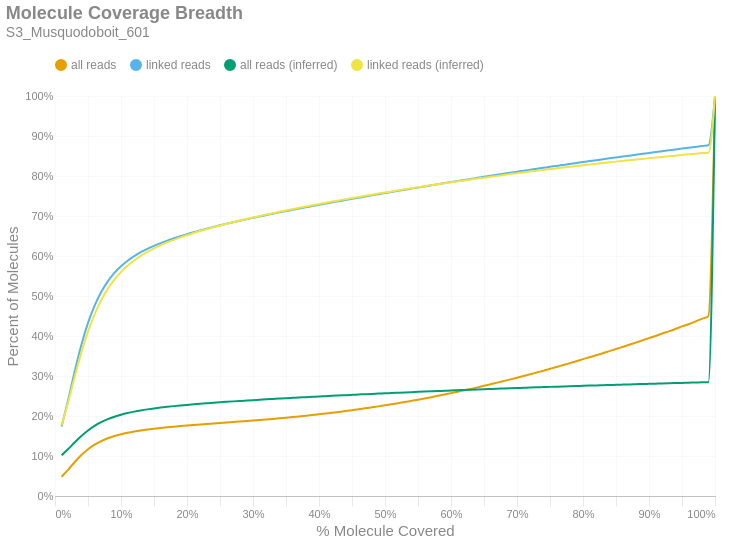

Notebook source saved alongside this figure:
### Markdown cell above
### Molecule Read Coverage
This chart shows molecule coverage breadth as computed by the number of bases aligned to that molecule. In other words, "*how much of each unique long molecule is actually sequenced/aligned?*" Keep in mind there is a distinction between sequences and alignments, since some sequences belonging to a particular molecule may not align well and wouldn't appear in the alignment data. This chart also shows molecule coverage breadth as computed by the *inferred fragment* from which the aligned sequences originate. Unlike read coverage, this calculation takes into account the total insert size, including unsequenced gaps between the forward and reverse reads. Like the previous figures, these are cumulative percents.

### Code cell
if SKIPLR:
    print_html(f"Skipped")
else:
    binned_df = consolidated_hist(valids['coverage_bp'], mask, 0.01, True)
    binned_df_inf = consolidated_hist(valids['coverage_inserts'], mask, 0.01, True)
    binned_df = binned_df.with_columns(pl.lit(binned_df_inf['all reads (cumsum)']).alias('all reads (inferred)'))
    binned_df = binned_df.with_columns(pl.lit(binned_df_inf['linked reads (cumsum)']).alias('linked reads (inferred)'))
    binned_df = binned_df.with_columns(
        (pl.col('bin').cast(pl.Float64) + 0.01).alias('right_edge')
    )

    with SafeRender(binned_df):
        (
            density_plot(binned_df, 'Molecule Coverage Breadth', samplename, 'molcov', ['all reads (inferred)','linked reads (inferred)'])
            .encode(
                #x=alt.X('bin:Q', title="% Molecule Covered").axis(format = '%').scale(padding=0),
                x=alt.X('right_edge:Q', title="% Molecule Covered").axis(format='%').scale(padding=0),
                y=alt.Y('value:Q', title='Percent of Molecules')
                    .axis(format='%')
                    .stack(False)
                    .scale(domainMin=0, padding=0),
                color=alt.Color("key:N").scale(domain = ["all reads", "linked reads", "all reads (inferred)", "linked reads (inferred)"]),
                tooltip = [
                    alt.Tooltip("key:N", title = "Data Type"),
                    alt.Tooltip("range_label:N", title="% Molecule Covered"),
                    alt.Tooltip("value:Q", format = ".2%", title="% Molecules")
                ]
            )
        ).display()

### Figure 1 — Vega-Lite specification as saved in the notebook (floating-point values rounded to 4 significant figures)
{"width": "container", "height": 400, "config": {"title": {"anchor": "start", "dy": -15, "fontSize": 18, "color": "#888888", "subtitleColor": "#888888", "subtitleFontSize": 14}, "arc": {"fill": "#0072B2"}, "axis": {"domainColor": "#888888", "domainWidth": 0.5, "gridWidth": 0.2, "grid": false, "titleFontWeight": 400, "titleFontSize": 15, "labelFontSize": 11, "labelColor": "#888888", "tickColor": "#888888", "tickWidth": 0.2, "titleColor": "#888888"}, "axisBand": {"grid": false}, "axisX": {"grid": true, "tickSize": 10, "domainCap": "round"}, "axisY": {"domain": false, "grid": true, "tickSize": 0, "domainCap": "round"}, "background": "transparent", "header": {"labelFontSize": 15, "labelColor": "#888888", "titleFontSize": 15, "titleFontWeight": 600, "titleColor": "#888888"}, "legend": {"labelFont": "sans-serif", "labelFontSize": 12, "labelColor": "#888888", "symbolSize": 100, "symbolType": "circle", "titleFontSize": 12, "titlePadding": 10, "titleColor": "#888888", "title": null, "orient": "top"}, "range": {"category": ["#E69F00", "#56B4E9", "#009E73", "#F0E442", "#0072B2", "#D55E00", "#CC79A7", "#000000"], "diverging": ["#cfe8f3", "#a2d4ec", "#73bfe2", "#46abdb", "#1696d2", "#12719e"]}, "area": {"fill": "#0072B2", "fillOpacity": 0.7, "line": true, "strokeOpacity": 0.7}, "line": {"color": "#0072B2", "stroke": "#0072B2", "strokeWidth": 2}, "trail": {"color": "#0072B2", "stroke": "#0072B2", "strokeWidth": 0, "size": 1}, "point": {"filled": true, "fillOpacity": 1.0, "size": 95}, "text": {"color": "#888888", "fontSize": 11, "align": "right", "fontWeight": 400, "size": 11}, "bar": {"fill": "#0072B2", "stroke": null}, "view": {"stroke": null, "continuousWidth": 660, "continuousHeight": 400}}, "data": {"name": "data-ff8d59e0713ced1f0fda0ea4e48d3d23"}, "mark": {"type": "line", "interpolate": "monotone", "point": {"opacity": 0, "size": 275}}, "encoding": {"color": {"field": "key", "scale": {"domain": ["all reads", "linked reads", "all reads (inferred)", "linked reads (inferred)"]}, "type": "nominal"}, "tooltip": [{"field": "key", "title": "Data Type", "type": "nominal"}, {"field": "range_label", "title": "% Molecule Covered", "type": "nominal"}, {"field": "value", "format": ".2%", "title": "% Molecules", "type": "quantitative"}], "x": {"axis": {"format": "%"}, "field": "right_edge", "scale": {"padding": 0}, "title": "% Molecule Covered", "type": "quantitative"}, "y": {"axis": {"format": "%"}, "field": "value", "scale": {"domainMin": 0, "padding": 0}, "stack": false, "title": "Percent of Molecules", "type": "quantitative"}}, "params": [{"name": "param_c36ac31b6afebe62", "select": {"type": "point", "fields": ["key"]}, "bind": "legend"}], "title": {"text": "Molecule Coverage Breadth", "subtitle": "S3_Musquodoboit_601"}, "transform": [{"fold": ["all reads (cumsum)", "linked reads (cumsum)", "all reads (inferred)", "linked reads (inferred)"]}, {"calculate": "replace(datum.key, ' (cumsum)', '')", "as": "key"}, {"filter": {"param": "param_c36ac31b6afebe62"}}], "usermeta": {"embedOptions": {"downloadFileName": "S3_Musquodoboit_601.molcov"}}, "$schema": "https://vega.github.io/schema/vega-lite/v6.1.0.json", "datasets": {"data-ff8d59e0713ced1f0fda0ea4e48d3d23": [{"bin": "0.0", "interval": "0.0-0.01", "all reads": 0.04804, "linked reads": 0.1739, "all reads (cumsum)": 0.04804, "linked reads (cumsum)": 0.1739, "range_label": "0.0-0.01", "all reads (inferred)": 0.1017, "linked reads (inferred)": 0.1767, "right_edge": 0.01}, {"bin": "0.01", "interval": "0.01-0.02", "all reads": 0.01781, "linked reads": 0.06665, "all reads (cumsum)": 0.06585, "linked reads (cumsum)": 0.2405, "range_label": "0.01-0.02", "all reads (inferred)": 0.1173, "linked reads (inferred)": 0.2353, "right_edge": 0.02}, {"bin": "0.02", "interval": "0.02-0.03", "all reads": 0.01915, "linked reads": 0.07211, "all reads (cumsum)": 0.085, "linked reads (cumsum)": 0.3126, "range_label": "0.02-0.03", "all reads (inferred)": 0.1342, "linked reads (inferred)": 0.299, "right_edge": 0.03}, {"bin": "0.03", "interval": "0.03-0.04", "all reads": 0.01733, "linked reads": 0.06533, "all reads (cumsum)": 0.1023, "linked reads (cumsum)": 0.378, "range_label": "0.03-0.04", "all reads (inferred)": 0.1501, "linked reads (inferred)": 0.359, "right_edge": 0.04}, {"bin": "0.04", "interval": "0.04-0.05", "all reads": 0.01449, "linked reads": 0.05467, "all reads (cumsum)": 0.1168, "linked reads (cumsum)": 0.4326, "range_label": "0.04-0.05", "all reads (inferred)": 0.1638, "linked reads (inferred)": 0.4109, "right_edge": 0.05}, {"bin": "0.05", "interval": "0.05-0.06", "all reads": 0.0115, "linked reads": 0.04331, "all reads (cumsum)": 0.1283, "linked reads (cumsum)": 0.476, "range_label": "0.05-0.06", "all reads (inferred)": 0.1752, "linked reads (inferred)": 0.4541, "right_edge": 0.06}, {"bin": "0.06", "interval": "0.06-0.07", "all reads": 0.009074, "linked reads": 0.03417, "all reads (cumsum)": 0.1374, "linked reads (cumsum)": 0.5101, "range_label": "0.06-0.07", "all reads (inferred)": 0.1845, "linked reads (inferred)": 0.4893, "right_edge": 0.07}, {"bin": "0.07", "interval": "0.07-0.08", "all reads": 0.007057, "linked reads": 0.02657, "all reads (cumsum)": 0.1444, "linked reads (cumsum)": 0.5367, "range_label": "0.07-0.08", "all reads (inferred)": 0.1921, "linked reads (inferred)": 0.5179, "right_edge": 0.08}, {"bin": "0.08", "interval": "0.08-0.09", "all reads": 0.005569, "linked reads": 0.02092, "all reads (cumsum)": 0.15, "linked reads (cumsum)": 0.5576, "range_label": "0.08-0.09", "all reads (inferred)": 0.1982, "linked reads (inferred)": 0.5409, "right_edge": 0.09}, {"bin": "0.09", "interval": "0.09-0.1", "all reads": 0.004473, "linked reads": 0.01674, "all reads (cumsum)": 0.1545, "linked reads (cumsum)": 0.5744, "range_label": "0.09-0.1", "all reads (inferred)": 0.2032, "linked reads (inferred)": 0.5598, "right_edge": 0.1}, {"bin": "0.1", "interval": "0.1-0.11", "all reads": 0.003659, "linked reads": 0.01364, "all reads (cumsum)": 0.1581, "linked reads (cumsum)": 0.588, "range_label": "0.1-0.11", "all reads (inferred)": 0.2074, "linked reads (inferred)": 0.5756, "right_edge": 0.11}, {"bin": "0.11", "interval": "0.11-0.12", "all reads": 0.00308, "linked reads": 0.01147, "all reads (cumsum)": 0.1612, "linked reads (cumsum)": 0.5995, "range_label": "0.11-0.12", "all reads (inferred)": 0.2109, "linked reads (inferred)": 0.5889, "right_edge": 0.12}, {"bin": "0.12", "interval": "0.12-0.13", "all reads": 0.002663, "linked reads": 0.009901, "all reads (cumsum)": 0.1639, "linked reads (cumsum)": 0.6094, "range_label": "0.12-0.13", "all reads (inferred)": 0.214, "linked reads (inferred)": 0.6003, "right_edge": 0.13}, {"bin": "0.13", "interval": "0.13-0.14", "all reads": 0.002287, "linked reads": 0.008476, "all reads (cumsum)": 0.1662, "linked reads (cumsum)": 0.6179, "range_label": "0.13-0.14", "all reads (inferred)": 0.2166, "linked reads (inferred)": 0.6101, "right_edge": 0.14}, {"bin": "0.14", "interval": "0.14-0.15", "all reads": 0.002046, "linked reads": 0.00755, "all reads (cumsum)": 0.1682, "linked reads (cumsum)": 0.6254, "range_label": "0.14-0.15", "all reads (inferred)": 0.2189, "linked reads (inferred)": 0.6189, "right_edge": 0.15}, {"bin": "0.15", "interval": "0.15-0.16", "all reads": 0.001861, "linked reads": 0.006819, "all reads (cumsum)": 0.1701, "linked reads (cumsum)": 0.6322, "range_label": "0.15-0.16", "all reads (inferred)": 0.221, "linked reads (inferred)": 0.6268, "right_edge": 0.16}, {"bin": "0.16", "interval": "0.16-0.17", "all reads": 0.001731, "linked reads": 0.00632, "all reads (cumsum)": 0.1718, "linked reads (cumsum)": 0.6385, "range_label": "0.16-0.17", "all reads (inferred)": 0.2229, "linked reads (inferred)": 0.6339, "right_edge": 0.17}, {"bin": "0.17", "interval": "0.17-0.18", "all reads": 0.001572, "linked reads": 0.005691, "all reads (cumsum)": 0.1734, "linked reads (cumsum)": 0.6442, "range_label": "0.17-0.18", "all reads (inferred)": 0.2247, "linked reads (inferred)": 0.6404, "right_edge": 0.18}, {"bin": "0.18", "interval": "0.18-0.19", "all reads": 0.001503, "linked reads": 0.005407, "all reads (cumsum)": 0.1749, "linked reads (cumsum)": 0.6496, "range_label": "0.18-0.19", "all reads (inferred)": 0.2263, "linked reads (inferred)": 0.6464, "right_edge": 0.19}, {"bin": "0.19", "interval": "0.19-0.2", "all reads": 0.001423, "linked reads": 0.005084, "all reads (cumsum)": 0.1763, "linked reads (cumsum)": 0.6547, "range_label": "0.19-0.2", "all reads (inferred)": 0.2278, "linked reads (inferred)": 0.652, "right_edge": 0.2}, {"bin": "0.2", "interval": "0.2-0.21", "all reads": 0.00134, "linked reads": 0.004753, "all reads (cumsum)": 0.1776, "linked reads (cumsum)": 0.6595, "range_label": "0.2-0.21", "all reads (inferred)": 0.2292, "linked reads (inferred)": 0.6574, "right_edge": 0.21}, {"bin": "0.21", "interval": "0.21-0.22", "all reads": 0.001301, "linked reads": 0.004568, "all reads (cumsum)": 0.179, "linked reads (cumsum)": 0.664, "range_label": "0.21-0.22", "all reads (inferred)": 0.2306, "linked reads (inferred)": 0.6624, "right_edge": 0.22}, {"bin": "0.22", "interval": "0.22-0.23", "all reads": 0.001261, "linked reads": 0.004396, "all reads (cumsum)": 0.1802, "linked reads (cumsum)": 0.6684, "range_label": "0.22-0.23", "all reads (inferred)": 0.2319, "linked reads (inferred)": 0.6672, "right_edge": 0.23}, {"bin": "0.23", "interval": "0.23-0.24", "all reads": 0.001232, "linked reads": 0.004215, "all reads (cumsum)": 0.1814, "linked reads (cumsum)": 0.6727, "range_label": "0.23-0.24", "all reads (inferred)": 0.2331, "linked reads (inferred)": 0.6719, "right_edge": 0.24}, {"bin": "0.24", "interval": "0.24-0.25", "all reads": 0.001205, "linked reads": 0.004106, "all reads (cumsum)": 0.1826, "linked reads (cumsum)": 0.6768, "range_label": "0.24-0.25", "all reads (inferred)": 0.2343, "linked reads (inferred)": 0.6762, "right_edge": 0.25}, {"bin": "0.25", "interval": "0.25-0.26", "all reads": 0.001179, "linked reads": 0.003931, "all reads (cumsum)": 0.1838, "linked reads (cumsum)": 0.6807, "range_label": "0.25-0.26", "all reads (inferred)": 0.2354, "linked reads (inferred)": 0.6805, "right_edge": 0.26}, {"bin": "0.26", "interval": "0.26-0.27", "all reads": 0.001193, "linked reads": 0.00387, "all reads (cumsum)": 0.185, "linked reads (cumsum)": 0.6846, "range_label": "0.26-0.27", "all reads (inferred)": 0.2366, "linked reads (inferred)": 0.6846, "right_edge": 0.27}, {"bin": "0.27", "interval": "0.27-0.28", "all reads": 0.001185, "linked reads": 0.003724, "all reads (cumsum)": 0.1862, "linked reads (cumsum)": 0.6883, "range_label": "0.27-0.28", "all reads (inferred)": 0.2376, "linked reads (inferred)": 0.6886, "right_edge": 0.28}, {"bin": "0.28", "interval": "0.28-0.29", "all reads": 0.001226, "linked reads": 0.003656, "all reads (cumsum)": 0.1874, "linked reads (cumsum)": 0.6919, "range_label": "0.28-0.29", "all reads (inferred)": 0.2387, "linked reads (inferred)": 0.6924, "right_edge": 0.29}, {"bin": "0.29", "interval": "0.29-0.3", "all reads": 0.001258, "linked reads": 0.003545, "all reads (cumsum)": 0.1887, "linked reads (cumsum)": 0.6955, "range_label": "0.29-0.3", "all reads (inferred)": 0.2397, "linked reads (inferred)": 0.6961, "right_edge": 0.3}, {"bin": "0.3", "interval": "0.3-0.31", "all reads": 0.001317, "linked reads": 0.003516, "all reads (cumsum)": 0.19, "linked reads (cumsum)": 0.699, "range_label": "0.3-0.31", "all reads (inferred)": 0.2407, "linked reads (inferred)": 0.6998, "right_edge": 0.31}, {"bin": "0.31", "interval": "0.31-0.32", "all reads": 0.001353, "linked reads": 0.003377, "all reads (cumsum)": 0.1914, "linked reads (cumsum)": 0.7024, "range_label": "0.31-0.32", "all reads (inferred)": 0.2417, "linked reads (inferred)": 0.7034, "right_edge": 0.32}, {"bin": "0.32", "interval": "0.32-0.33", "all reads": 0.001415, "linked reads": 0.003323, "all reads (cumsum)": 0.1928, "linked reads (cumsum)": 0.7057, "range_label": "0.32-0.33", "all reads (inferred)": 0.2426, "linked reads (inferred)": 0.7069, "right_edge": 0.33}, {"bin": "0.33", "interval": "0.33-0.34", "all reads": 0.001468, "linked reads": 0.003314, "all reads (cumsum)": 0.1942, "linked reads (cumsum)": 0.709, "range_label": "0.33-0.34", "all reads (inferred)": 0.2435, "linked reads (inferred)": 0.7104, "right_edge": 0.34}, {"bin": "0.34", "interval": "0.34-0.35", "all reads": 0.001519, "linked reads": 0.003231, "all reads (cumsum)": 0.1958, "linked reads (cumsum)": 0.7122, "range_label": "0.34-0.35", "all reads (inferred)": 0.2445, "linked reads (inferred)": 0.7139, "right_edge": 0.35}, {"bin": "0.35", "interval": "0.35-0.36", "all reads": 0.001583, "linked reads": 0.003227, "all reads (cumsum)": 0.1973, "linked reads (cumsum)": 0.7155, "range_label": "0.35-0.36", "all reads (inferred)": 0.2454, "linked reads (inferred)": 0.7171, "right_edge": 0.36}, {"bin": "0.36", "interval": "0.36-0.37", "all reads": 0.001635, "linked reads": 0.003156, "all reads (cumsum)": 0.199, "linked reads (cumsum)": 0.7186, "range_label": "0.36-0.37", "all reads (inferred)": 0.2462, "linked reads (inferred)": 0.7204, "right_edge": 0.37}, {"bin": "0.37", "interval": "0.37-0.38", "all reads": 0.00171, "linked reads": 0.003168, "all reads (cumsum)": 0.2007, "linked reads (cumsum)": 0.7218, "range_label": "0.37-0.38", "all reads (inferred)": 0.2471, "linked reads (inferred)": 0.7236, "right_edge": 0.38}, {"bin": "0.38", "interval": "0.38-0.39", "all reads": 0.001769, "linked reads": 0.003088, "all reads (cumsum)": 0.2025, "linked reads (cumsum)": 0.7249, "range_label": "0.38-0.39", "all reads (inferred)": 0.248, "linked reads (inferred)": 0.7267, "right_edge": 0.39}, {"bin": "0.39", "interval": "0.39-0.4", "all reads": 0.001886, "linked reads": 0.003169, "all reads (cumsum)": 0.2043, "linked reads (cumsum)": 0.7281, "range_label": "0.39-0.4", "all reads (inferred)": 0.2488, "linked reads (inferred)": 0.7299, "right_edge": 0.4}, {"bin": "0.4", "interval": "0.4-0.41", "all reads": 0.001902, "linked reads": 0.003034, "all reads (cumsum)": 0.2062, "linked reads (cumsum)": 0.7311, "range_label": "0.4-0.41", "all reads (inferred)": 0.2497, "linked reads (inferred)": 0.733, "right_edge": 0.41}, {"bin": "0.41", "interval": "0.41-0.42", "all reads": 0.00197, "linked reads": 0.002963, "all reads (cumsum)": 0.2082, "linked reads (cumsum)": 0.7341, "range_label": "0.41-0.42", "all reads (inferred)": 0.2505, "linked reads (inferred)": 0.736, "right_edge": 0.42}, {"bin": "0.42", "interval": "0.42-0.43", "all reads": 0.002067, "linked reads": 0.002935, "all reads (cumsum)": 0.2103, "linked reads (cumsum)": 0.737, "range_label": "0.42-0.43", "all reads (inferred)": 0.2513, "linked reads (inferred)": 0.7389, "right_edge": 0.43}, {"bin": "0.43", "interval": "0.43-0.44", "all reads": 0.00213, "linked reads": 0.00299, "all reads (cumsum)": 0.2124, "linked reads (cumsum)": 0.74, "range_label": "0.43-0.44", "all reads (inferred)": 0.2521, "linked reads (inferred)": 0.7419, "right_edge": 0.44}, {"bin": "0.44", "interval": "0.44-0.45", "all reads": 0.002194, "linked reads": 0.002911, "all reads (cumsum)": 0.2146, "linked reads (cumsum)": 0.7429, "range_label": "0.44-0.45", "all reads (inferred)": 0.2529, "linked reads (inferred)": 0.7448, "right_edge": 0.45}, {"bin": "0.45", "interval": "0.45-0.46", "all reads": 0.002234, "linked reads": 0.002869, "all reads (cumsum)": 0.2168, "linked reads (cumsum)": 0.7458, "range_label": "0.45-0.46", "all reads (inferred)": 0.2537, "linked reads (inferred)": 0.7477, "right_edge": 0.46}, {"bin": "0.46", "interval": "0.46-0.47", "all reads": 0.002335, "linked reads": 0.002897, "all reads (cumsum)": 0.2192, "linked reads (cumsum)": 0.7487, "range_label": "0.46-0.47", "all reads (inferred)": 0.2545, "linked reads (inferred)": 0.7506, "right_edge": 0.47}, {"bin": "0.47", "interval": "0.47-0.48", "all reads": 0.002439, "linked reads": 0.002917, "all reads (cumsum)": 0.2216, "linked reads (cumsum)": 0.7516, "range_label": "0.47-0.48", "all reads (inferred)": 0.2552, "linked reads (inferred)": 0.7534, "right_edge": 0.48}, {"bin": "0.48", "interval": "0.48-0.49", "all reads": 0.002433, "linked reads": 0.002874, "all reads (cumsum)": 0.224, "linked reads (cumsum)": 0.7544, "range_label": "0.48-0.49", "all reads (inferred)": 0.256, "linked reads (inferred)": 0.756, "right_edge": 0.49}, {"bin": "0.49", "interval": "0.49-0.5", "all reads": 0.002732, "linked reads": 0.002881, "all reads (cumsum)": 0.2268, "linked reads (cumsum)": 0.7573, "range_label": "0.49-0.5", "all reads (inferred)": 0.2567, "linked reads (inferred)": 0.7588, "right_edge": 0.5}, {"bin": "0.5", "interval": "0.5-0.51", "all reads": 0.00247, "linked reads": 0.002642, "all reads (cumsum)": 0.2292, "linked reads (cumsum)": 0.76, "range_label": "0.5-0.51", "all reads (inferred)": 0.2574, "linked reads (inferred)": 0.7614, "right_edge": 0.51}, {"bin": "0.51", "interval": "0.51-0.52", "all reads": 0.002814, "linked reads": 0.002846, "all reads (cumsum)": 0.2321, "linked reads (cumsum)": 0.7628, "range_label": "0.51-0.52", "all reads (inferred)": 0.2582, "linked reads (inferred)": 0.7641, "right_edge": 0.52}, {"bin": "0.52", "interval": "0.52-0.53", "all reads": 0.002818, "linked reads": 0.002741, "all reads (cumsum)": 0.2349, "linked reads (cumsum)": 0.7656, "range_label": "0.52-0.53", "all reads (inferred)": 0.2589, "linked reads (inferred)": 0.7668, "right_edge": 0.53}, {"bin": "0.53", "interval": "0.53-0.54", "all reads": 0.00295, "linked reads": 0.002868, "all reads (cumsum)": 0.2378, "linked reads (cumsum)": 0.7684, "range_label": "0.53-0.54", "all reads (inferred)": 0.2596, "linked reads (inferred)": 0.7694, "right_edge": 0.54}, {"bin": "0.54", "interval": "0.54-0.55", "all reads": 0.002978, "linked reads": 0.002784, "all reads (cumsum)": 0.2408, "linked reads (cumsum)": 0.7712, "range_label": "0.54-0.55", "all reads (inferred)": 0.2603, "linked reads (inferred)": 0.772, "right_edge": 0.55}, {"bin": "0.55", "interval": "0.55-0.56", "all reads": 0.003118, "linked reads": 0.002735, "all reads (cumsum)": 0.2439, "linked reads (cumsum)": 0.7739, "range_label": "0.55-0.56", "all reads (inferred)": 0.261, "linked reads (inferred)": 0.7745, "right_edge": 0.56}, {"bin": "0.56", "interval": "0.56-0.57", "all reads": 0.003193, "linked reads": 0.002767, "all reads (cumsum)": 0.2471, "linked reads (cumsum)": 0.7767, "range_label": "0.56-0.57", "all reads (inferred)": 0.2617, "linked reads (inferred)": 0.777, "right_edge": 0.57}, {"bin": "0.57", "interval": "0.57-0.58", "all reads": 0.003254, "linked reads": 0.00278, "all reads (cumsum)": 0.2504, "linked reads (cumsum)": 0.7795, "range_label": "0.57-0.58", "all reads (inferred)": 0.2624, "linked reads (inferred)": 0.7795, "right_edge": 0.58}, {"bin": "0.58", "interval": "0.58-0.59", "all reads": 0.003346, "linked reads": 0.002733, "all reads (cumsum)": 0.2537, "linked reads (cumsum)": 0.7822, "range_label": "0.58-0.59", "all reads (inferred)": 0.2631, "linked reads (inferred)": 0.7819, "right_edge": 0.59}, {"bin": "0.59", "interval": "0.59-0.6", "all reads": 0.003472, "linked reads": 0.002747, "all reads (cumsum)": 0.2572, "linked reads (cumsum)": 0.785, "range_label": "0.59-0.6", "all reads (inferred)": 0.2637, "linked reads (inferred)": 0.7843, "right_edge": 0.6}, {"bin": "0.6", "interval": "0.6-0.61", "all reads": 0.003404, "linked reads": 0.002609, "all reads (cumsum)": 0.2606, "linked reads (cumsum)": 0.7876, "range_label": "0.6-0.61", "all reads (inferred)": 0.2644, "linked reads (inferred)": 0.7866, "right_edge": 0.61}, {"bin": "0.61", "interval": "0.61-0.62", "all reads": 0.003621, "linked reads": 0.002647, "all reads (cumsum)": 0.2642, "linked reads (cumsum)": 0.7902, "range_label": "0.61-0.62", "all reads (inferred)": 0.265, "linked reads (inferred)": 0.789, "right_edge": 0.62}, {"bin": "0.62", "interval": "0.62-0.63", "all reads": 0.003624, "linked reads": 0.002599, "all reads (cumsum)": 0.2678, "linked reads (cumsum)": 0.7928, "range_label": "0.62-0.63", "all reads (inferred)": 0.2657, "linked reads (inferred)": 0.7913, "right_edge": 0.63}, {"bin": "0.63", "interval": "0.63-0.64", "all reads": 0.003751, "linked reads": 0.002575, "all reads (cumsum)": 0.2716, "linked reads (cumsum)": 0.7954, "range_label": "0.63-0.64", "all reads (inferred)": 0.2663, "linked reads (inferred)": 0.7936, "right_edge": 0.64}, {"bin": "0.64", "interval": "0.64-0.65", "all reads": 0.00383, "linked reads": 0.002616, "all reads (cumsum)": 0.2754, "linked reads (cumsum)": 0.798, "range_label": "0.64-0.65", "all reads (inferred)": 0.2669, "linked reads (inferred)": 0.7959, "right_edge": 0.65}, {"bin": "0.65", "interval": "0.65-0.66", "all reads": 0.004037, "linked reads": 0.002608, "all reads (cumsum)": 0.2795, "linked reads (cumsum)": 0.8006, "range_label": "0.65-0.66", "all reads (inferred)": 0.2675, "linked reads (inferred)": 0.7981, "right_edge": 0.66}, {"bin": "0.66", "interval": "0.66-0.67", "all reads": 0.003923, "linked reads": 0.002544, "all reads (cumsum)": 0.2834, "linked reads (cumsum)": 0.8032, "range_label": "0.66-0.67", "all reads (inferred)": 0.2681, "linked reads (inferred)": 0.8003, "right_edge": 0.67}, {"bin": "0.67", "interval": "0.67-0.68", "all reads": 0.004077, "linked reads": 0.002516, "all reads (cumsum)": 0.2875, "linked reads (cumsum)": 0.8057, "range_label": "0.67-0.68", "all reads (inferred)": 0.2688, "linked reads (inferred)": 0.8026, "right_edge": 0.68}, {"bin": "0.68", "interval": "0.68-0.69", "all reads": 0.004107, "linked reads": 0.002545, "all reads (cumsum)": 0.2916, "linked reads (cumsum)": 0.8082, "range_label": "0.68-0.69", "all reads (inferred)": 0.2694, "linked reads (inferred)": 0.8048, "right_edge": 0.69}, {"bin": "0.69", "interval": "0.69-0.7", "all reads": 0.004232, "linked reads": 0.002461, "all reads (cumsum)": 0.2958, "linked reads (cumsum)": 0.8107, "range_label": "0.69-0.7", "all reads (inferred)": 0.27, "linked reads (inferred)": 0.8069, "right_edge": 0.7}, {"bin": "0.7", "interval": "0.7-0.71", "all reads": 0.004246, "linked reads": 0.002531, "all reads (cumsum)": 0.3, "linked reads (cumsum)": 0.8132, "range_label": "0.7-0.71", "all reads (inferred)": 0.2705, "linked reads (inferred)": 0.809, "right_edge": 0.71}, {"bin": "0.71", "interval": "0.71-0.72", "all reads": 0.004321, "linked reads": 0.002427, "all reads (cumsum)": 0.3044, "linked reads (cumsum)": 0.8156, "range_label": "0.71-0.72", "all reads (inferred)": 0.2711, "linked reads (inferred)": 0.8111, "right_edge": 0.72}, {"bin": "0.72", "interval": "0.72-0.73", "all reads": 0.004455, "linked reads": 0.002393, "all reads (cumsum)": 0.3088, "linked reads (cumsum)": 0.818, "range_label": "0.72-0.73", "all reads (inferred)": 0.2717, "linked reads (inferred)": 0.8132, "right_edge": 0.73}, {"bin": "0.73", "interval": "0.73-0.74", "all reads": 0.004444, "linked reads": 0.002442, "all reads (cumsum)": 0.3133, "linked reads (cumsum)": 0.8205, "range_label": "0.73-0.74", "all reads (inferred)": 0.2722, "linked reads (inferred)": 0.8152, "right_edge": 0.74}, {"bin": "0.74", "interval": "0.74-0.75", "all reads": 0.004818, "linked reads": 0.002511, "all reads (cumsum)": 0.3181, "linked reads (cumsum)": 0.823, "range_label": "0.74-0.75", "all reads (inferred)": 0.2728, "linked reads (inferred)": 0.8172, "right_edge": 0.75}, {"bin": "0.75", "interval": "0.75-0.76", "all reads": 0.004467, "linked reads": 0.00226, "all reads (cumsum)": 0.3226, "linked reads (cumsum)": 0.8253, "range_label": "0.75-0.76", "all reads (inferred)": 0.2734, "linked reads (inferred)": 0.8192, "right_edge": 0.76}, {"bin": "0.76", "interval": "0.76-0.77", "all reads": 0.004784, "linked reads": 0.002472, "all reads (cumsum)": 0.3273, "linked reads (cumsum)": 0.8277, "range_label": "0.76-0.77", "all reads (inferred)": 0.2739, "linked reads (inferred)": 0.8211, "right_edge": 0.77}, {"bin": "0.77", "interval": "0.77-0.78", "all reads": 0.004819, "linked reads": 0.002412, "all reads (cumsum)": 0.3322, "linked reads (cumsum)": 0.8301, "range_label": "0.77-0.78", "all reads (inferred)": 0.2744, "linked reads (inferred)": 0.823, "right_edge": 0.78}, {"bin": "0.78", "interval": "0.78-0.79", "all reads": 0.004813, "linked reads": 0.002351, "all reads (cumsum)": 0.337, "linked reads (cumsum)": 0.8325, "range_label": "0.78-0.79", "all reads (inferred)": 0.275, "linked reads (inferred)": 0.8249, "right_edge": 0.79}, {"bin": "0.79", "interval": "0.79-0.8", "all reads": 0.005137, "linked reads": 0.002454, "all reads (cumsum)": 0.3421, "linked reads (cumsum)": 0.8349, "range_label": "0.79-0.8", "all reads (inferred)": 0.2755, "linked reads (inferred)": 0.8268, "right_edge": 0.8}, {"bin": "0.8", "interval": "0.8-0.81", "all reads": 0.004792, "linked reads": 0.002295, "all reads (cumsum)": 0.3469, "linked reads (cumsum)": 0.8372, "range_label": "0.8-0.81", "all reads (inferred)": 0.276, "linked reads (inferred)": 0.8286, "right_edge": 0.81}, {"bin": "0.81", "interval": "0.81-0.82", "all reads": 0.005008, "linked reads": 0.002336, "all reads (cumsum)": 0.3519, "linked reads (cumsum)": 0.8396, "range_label": "0.81-0.82", "all reads (inferred)": 0.2765, "linked reads (inferred)": 0.8305, "right_edge": 0.82}, {"bin": "0.82", "interval": "0.82-0.83", "all reads": 0.005142, "linked reads": 0.002256, "all reads (cumsum)": 0.357, "linked reads (cumsum)": 0.8418, "range_label": "0.82-0.83", "all reads (inferred)": 0.277, "linked reads (inferred)": 0.8323, "right_edge": 0.83}, {"bin": "0.83", "interval": "0.83-0.84", "all reads": 0.005121, "linked reads": 0.002279, "all reads (cumsum)": 0.3622, "linked reads (cumsum)": 0.8441, "range_label": "0.83-0.84", "all reads (inferred)": 0.2775, "linked reads (inferred)": 0.8341, "right_edge": 0.84}, {"bin": "0.84", "interval": "0.84-0.85", "all reads": 0.005157, "linked reads": 0.0023, "all reads (cumsum)": 0.3673, "linked reads (cumsum)": 0.8464, "range_label": "0.84-0.85", "all reads (inferred)": 0.278, "linked reads (inferred)": 0.8359, "right_edge": 0.85}, {"bin": "0.85", "interval": "0.85-0.86", "all reads": 0.005319, "linked reads": 0.002285, "all reads (cumsum)": 0.3726, "linked reads (cumsum)": 0.8487, "range_label": "0.85-0.86", "all reads (inferred)": 0.2785, "linked reads (inferred)": 0.8376, "right_edge": 0.86}, {"bin": "0.86", "interval": "0.86-0.87", "all reads": 0.005324, "linked reads": 0.002221, "all reads (cumsum)": 0.378, "linked reads (cumsum)": 0.8509, "range_label": "0.86-0.87", "all reads (inferred)": 0.279, "linked reads (inferred)": 0.8394, "right_edge": 0.87}, {"bin": "0.87", "interval": "0.87-0.88", "all reads": 0.005529, "linked reads": 0.002254, "all reads (cumsum)": 0.3835, "linked reads (cumsum)": 0.8532, "range_label": "0.87-0.88", "all reads (inferred)": 0.2795, "linked reads (inferred)": 0.8411, "right_edge": 0.88}, {"bin": "0.88", "interval": "0.88-0.89", "all reads": 0.005474, "linked reads": 0.002225, "all reads (cumsum)": 0.389, "linked reads (cumsum)": 0.8554, "range_label": "0.88-0.89", "all reads (inferred)": 0.2799, "linked reads (inferred)": 0.8427, "right_edge": 0.89}, {"bin": "0.89", "interval": "0.89-0.9", "all reads": 0.00566, "linked reads": 0.002258, "all reads (cumsum)": 0.3946, "linked reads (cumsum)": 0.8576, "range_label": "0.89-0.9", "all reads (inferred)": 0.2804, "linked reads (inferred)": 0.8444, "right_edge": 0.9}, {"bin": "0.9", "interval": "0.9-0.91", "all reads": 0.005431, "linked reads": 0.002201, "all reads (cumsum)": 0.4001, "linked reads (cumsum)": 0.8599, "range_label": "0.9-0.91", "all reads (inferred)": 0.2808, "linked reads (inferred)": 0.846, "right_edge": 0.91}, {"bin": "0.91", "interval": "0.91-0.92", "all reads": 0.006194, "linked reads": 0.002177, "all reads (cumsum)": 0.4063, "linked reads (cumsum)": 0.862, "range_label": "0.91-0.92", "all reads (inferred)": 0.2813, "linked reads (inferred)": 0.8476, "right_edge": 0.92}, {"bin": "0.92", "interval": "0.92-0.93", "all reads": 0.005438, "linked reads": 0.00216, "all reads (cumsum)": 0.4117, "linked reads (cumsum)": 0.8642, "range_label": "0.92-0.93", "all reads (inferred)": 0.2818, "linked reads (inferred)": 0.8492, "right_edge": 0.93}, {"bin": "0.93", "interval": "0.93-0.94", "all reads": 0.005883, "linked reads": 0.002121, "all reads (cumsum)": 0.4176, "linked reads (cumsum)": 0.8663, "range_label": "0.93-0.94", "all reads (inferred)": 0.2822, "linked reads (inferred)": 0.8509, "right_edge": 0.94}, {"bin": "0.94", "interval": "0.94-0.95", "all reads": 0.006442, "linked reads": 0.002186, "all reads (cumsum)": 0.424, "linked reads (cumsum)": 0.8685, "range_label": "0.94-0.95", "all reads (inferred)": 0.2827, "linked reads (inferred)": 0.8525, "right_edge": 0.95}, {"bin": "0.95", "interval": "0.95-0.96", "all reads": 0.005508, "linked reads": 0.002125, "all reads (cumsum)": 0.4295, "linked reads (cumsum)": 0.8706, "range_label": "0.95-0.96", "all reads (inferred)": 0.2832, "linked reads (inferred)": 0.8541, "right_edge": 0.96}, {"bin": "0.96", "interval": "0.96-0.97", "all reads": 0.006396, "linked reads": 0.002063, "all reads (cumsum)": 0.4359, "linked reads (cumsum)": 0.8727, "range_label": "0.96-0.97", "all reads (inferred)": 0.2837, "linked reads (inferred)": 0.8556, "right_edge": 0.97}, {"bin": "0.97", "interval": "0.97-0.98", "all reads": 0.006926, "linked reads": 0.002082, "all reads (cumsum)": 0.4428, "linked reads (cumsum)": 0.8748, "range_label": "0.97-0.98", "all reads (inferred)": 0.2842, "linked reads (inferred)": 0.8572, "right_edge": 0.98}, {"bin": "0.98", "interval": "0.98-0.99", "all reads": 0.006519, "linked reads": 0.002092, "all reads (cumsum)": 0.4494, "linked reads (cumsum)": 0.8769, "range_label": "0.98-0.99", "all reads (inferred)": 0.2846, "linked reads (inferred)": 0.8583, "right_edge": 0.99}, {"bin": "0.99", "interval": "0.99-1.0", "all reads": 0.5506, "linked reads": 0.1231, "all reads (cumsum)": 1.0, "linked reads (cumsum)": 1.0, "range_label": "0.99-1.0", "all reads (inferred)": 1.0, "linked reads (inferred)": 1.0, "right_edge": 1.0}]}}
